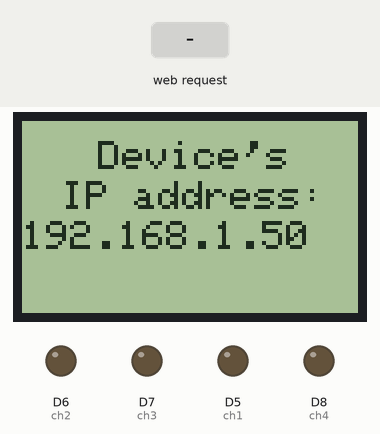
The sketch below on a simulated ESP8266 (NodeMCU). On the bench: 84×48 one-colour display, output pins drawn as LEDs (lit = HIGH). The inputs (shaded band) are chosen by the test bench. WiFi joins after 1.5 s; servers stay silent unless stated; what the sketch prints to the serial monitor is not drawn.

Above: at 2.7 s.
2.8 s: HTTP request GET /ch1=ON received
At 3.5 s:
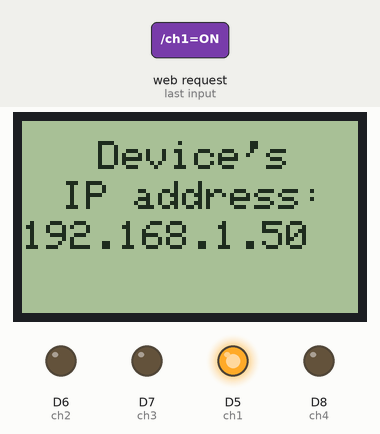
4.3 s: HTTP request GET /ch2=ON received
At 4.7 s:
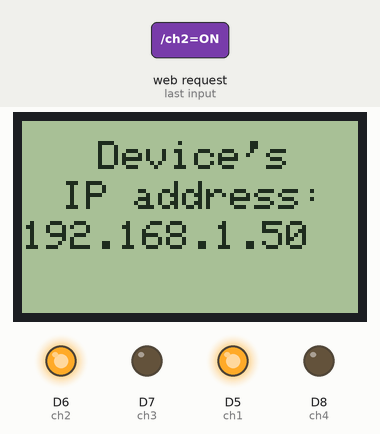
5.8 s: HTTP request GET /ch1=OFF received
At 7.0 s:
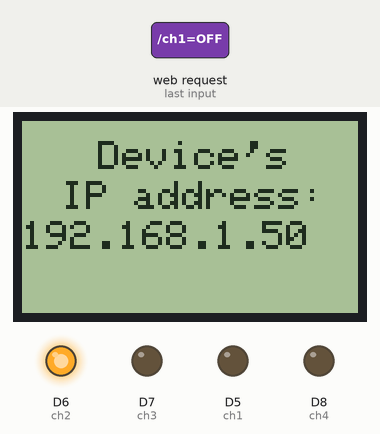
7.3 s: HTTP request GET /ch3=ON received
At 8.2 s:
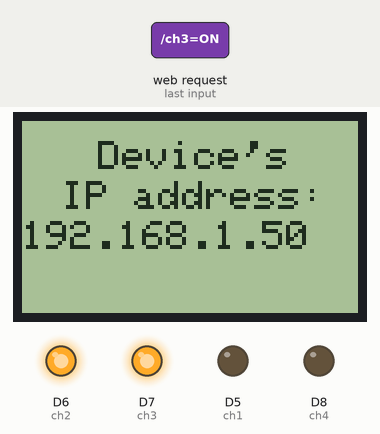
8.8 s: HTTP request GET /ch2=OFF received
At 9.3 s:
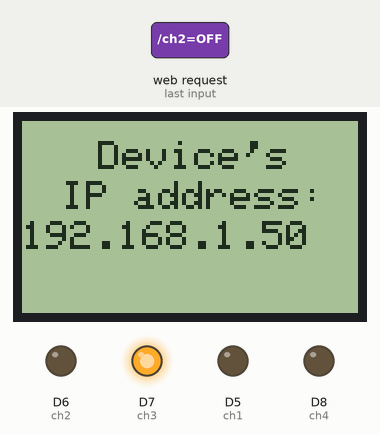
10.3 s: HTTP request GET /ch4=ON received
At 11.7 s:
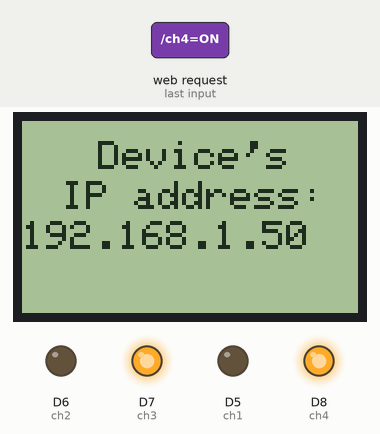
Timing chart, 0 to 12.8 s (numbered marks = the images above; inputs shaded):
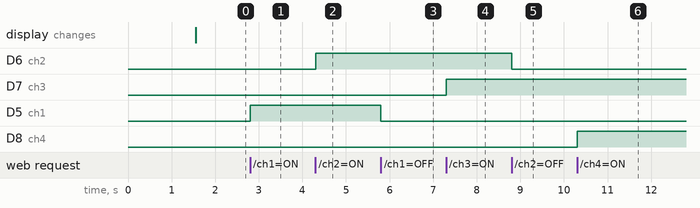

The sketch:

ESP8266-based_Wi-Fi_switch_with_display_Simple_web_int.ino
```cpp
// ESP8266-based 4 channel Wi-Fi switch with display (Simple web interface)
// Developed by Maxim Bortnikov
// For more information and for the circuit of this device visit: https://github.com/Northstrix/ESP8266-based-4-channel-Wi-Fi-switch-with-display
#include <ESP8266WiFi.h>       // Include ESP8266WiFi library
#include <SPI.h>               // Include SPI library
#include <Adafruit_GFX.h>      // Include Adafruit graphics library
#include <Adafruit_PCD8544.h>  // Include Adafruit PCD8544 (Nokia 5110) library
Adafruit_PCD8544 display = Adafruit_PCD8544(D4, D3, D2, D1, D0);
const char* ssid     = "Blackberry";  // Your SSID (Network's name)
const char* password = "seasidehills99"; // Password from your network
int ch1 = 14; // pin D5
int ch2 = 12; // pin D6
int ch3 = 13; // pin D7
int ch4 = 15; // pin D8
WiFiServer server(80);
void setup(){
  display.begin();          // Initialise the display
  display.setContrast(60);  // Set the contrast
  display.setRotation(0);   // Set the orientation
  display.clearDisplay();   // Clear the screen (In case something was in it)
  display.setTextSize(1);   // Set the text size
  display.setTextColor(BLACK); // Set the text color
  display.setCursor(10,8);
  display.println("Connecting");
  display.setCursor(22,18);
  display.println("to the");
  display.setCursor(5,28);
  display.println("Access Point");
  display.display();       // Display the text
  pinMode(ch1, OUTPUT); // Setting all 4 pins as OUTPUTS
  digitalWrite(ch1, LOW); // Setting 0 to all 4 pins
  pinMode(ch2, OUTPUT);
  digitalWrite(ch2, LOW);
  pinMode(ch3, OUTPUT);
  digitalWrite(ch3, LOW);
  pinMode(ch4, OUTPUT);
  digitalWrite(ch4, LOW);
  Serial.begin(115200); // Baudrate
  Serial.print("Connecting to the Newtork"); // This all will be displayed in the Serial Monitor
  WiFi.begin(ssid, password);
  while (WiFi.status() != WL_CONNECTED)
  {
    delay(500);
    Serial.print(".");
  }
  Serial.println("WiFi connected");
  server.begin(); // Starting the server
  Serial.println("Server started");
  Serial.print("IP Address of network: ");
  Serial.println(WiFi.localIP()); // Display device's IP address in serial monitor
  Serial.println("/");
  display.clearDisplay();
  display.setTextSize(1);
  display.setTextColor(BLACK);
  display.setCursor(19,5);
  display.println("Device's");
  display.setCursor(10,15);
  display.println("IP address:");
  display.setCursor(0,25);
  display.println(WiFi.localIP()); // Display device's IP address on display
  display.display();
}


void loop(){

  WiFiClient client = server.available();
  if (!client)
  {
    return;
  }
  Serial.println("Waiting for new client");
  while(!client.available())
  {
    delay(1);
  }
  String request = client.readStringUntil('\r');
  Serial.println(request);
  client.flush();
  int c1 = LOW;
  int c2 = LOW;
  int c3 = LOW;
  int c4 = LOW;

    if(request.indexOf("/ch1=ON") != -1)

  {
    digitalWrite(ch1, HIGH); // Turn ch1 ON
    c1 = HIGH;
  }
  if(request.indexOf("/ch1=OFF") != -1)
  {
    digitalWrite(ch1, LOW); // Turn ch1 OFF
    c1 = LOW;
  }
    if(request.indexOf("/ch2=ON") != -1)

  {
    digitalWrite(ch2, HIGH); // Turn ch2 ON
    c2 = HIGH;
  }
  if(request.indexOf("/ch2=OFF") != -1)
  {
    digitalWrite(ch2, LOW); // Turn ch2 OFF
    c2 = LOW;
  }
      if(request.indexOf("/ch3=ON") != -1)

  {
    digitalWrite(ch3, HIGH); // Turn ch3 ON
    c3 = HIGH;
  }
  if(request.indexOf("/ch3=OFF") != -1)
  {
    digitalWrite(ch3, LOW); // Turn ch3 OFF
    c3 = LOW;
  }
      if(request.indexOf("/ch4=ON") != -1)

  {
    digitalWrite(ch4, HIGH); // Turn ch4 ON
    c4 = HIGH;
  }
  if(request.indexOf("/ch4=OFF") != -1)
  {
    digitalWrite(ch4, LOW); // Turn ch4 OFF
    c4 = LOW;
  }

 client.println("HTTP/1.1 200 OK");
  client.println("Content-Type: text/html"); // All below is a web page code written in HTML
  client.println("");
  client.println("<!DOCTYPE HTML>");
  client.println("<html>");
  client.println("<meta charset=\"utf-8\">");
  client.println("<meta name=\"viewport\" content=\"width=device-width, initial-scale=1\">");
  client.println("<title>ESP8266-based 4 channel Wi-Fi relay</title>"); // The name of the web page
  client.println("<head> ");
  client.print("<style>");
  client.print("   body{");
  client.print("   background-color: #181818;"); // Background color
  client.print("} ");
  client.print("   p {");
  client.print( "   color: white;"); // Text color
  client.print("</style>");
  client.print("</head>");
  client.print("<body>");
  client.print("<table style=""width:100%"" text-align: center;>"); // Creating a table to store all the elements
  client.print("  <tr>");
  client.print("  <th>");
  client.print("<p>ESP8266-based 4 channel Wi-Fi relay</p>");
  client.print("<p>Developed by Maxim Bortnikov</p>");
  client.print("<p>For more information visit: https://github.com/Northstrix/ESP8266-based-4-channel-Wi-Fi-switch-with-display </p>");
  client.print("  </th>");
  client.print("  </tr>");
  client.print("  <tr>");
  client.print("<th><p> Channel 1"); // Printing the state of each channel
  client.print("  </th>");
  client.print("  </tr>");
 // client.print("  <br></br>");
  client.print("  <th>");
  client.println("<a href=\"/ch1=ON\"\"><button>ON</button></a>"); // "ON" button
  client.println("<a href=\"/ch1=OFF\"\"><button>OFF</button></a><br />"); // "OFF" button
  client.print("  </th>");
  client.print(" </tr>");
  client.print(" <tr>");
  client.print("<th><p> Channel 2");
  client.print("  </th>");
  client.print("  </tr>");
  client.print("  <br></br>");
  client.print("  <th>");
  client.println("<a href=\"/ch2=ON\"\"><button>ON</button></a>");
  client.println("<a href=\"/ch2=OFF\"\"><button>OFF</button></a><br />");
  client.print("  </th>");
  client.print("  <tr>");
  client.print("<th><p> Channel 3");
  client.print("  </th>");
  client.print("  </tr>");
//  client.print("  <br></br>");
  client.print("  <th>");
  client.println("<a href=\"/ch3=ON\"\"><button>ON</button></a>");
  client.println("<a href=\"/ch3=OFF\"\"><button>OFF</button></a><br />");
  client.print("  </th>");
  client.print(" </tr>");
    client.print(" <tr>");
  client.print("<th><p> Channel 4");
  client.print("  </th>");
  client.print("  </tr>");
//  client.print("  <br></br>");
  client.print("  <th>");
  client.println("<a href=\"/ch4=ON\"\"><button>ON</button></a>");
  client.println("<a href=\"/ch4=OFF\"\"><button>OFF</button></a><br />");
  client.print("  </th>");
  client.print(" </tr>");
  client.println("</table>");
  client.println("</body>");
  client.println("</html>");
  delay(1);
  Serial.println("Client disonnected");
  Serial.println("");

}
```

Measured:
- after the input at 2.8 s, D5 (ch1): LOW → HIGH at once
- after the input at 4.3 s, D6 (ch2): LOW → HIGH at once
- after the input at 5.8 s, D5 (ch1): HIGH → LOW at once
- after the input at 7.3 s, D7 (ch3): LOW → HIGH at once
- after the input at 8.8 s, D6 (ch2): HIGH → LOW at once
- after the input at 10.3 s, D8 (ch4): LOW → HIGH at once
